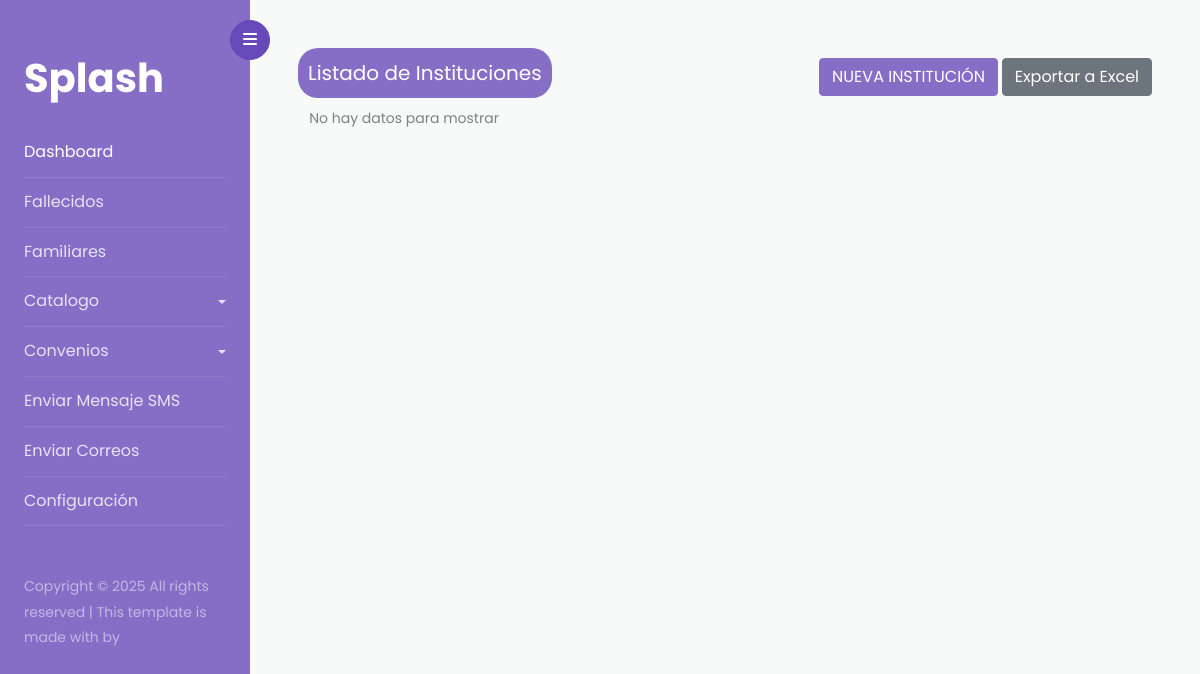
Page /convenios/list-instituciones/ on the earlier database version.
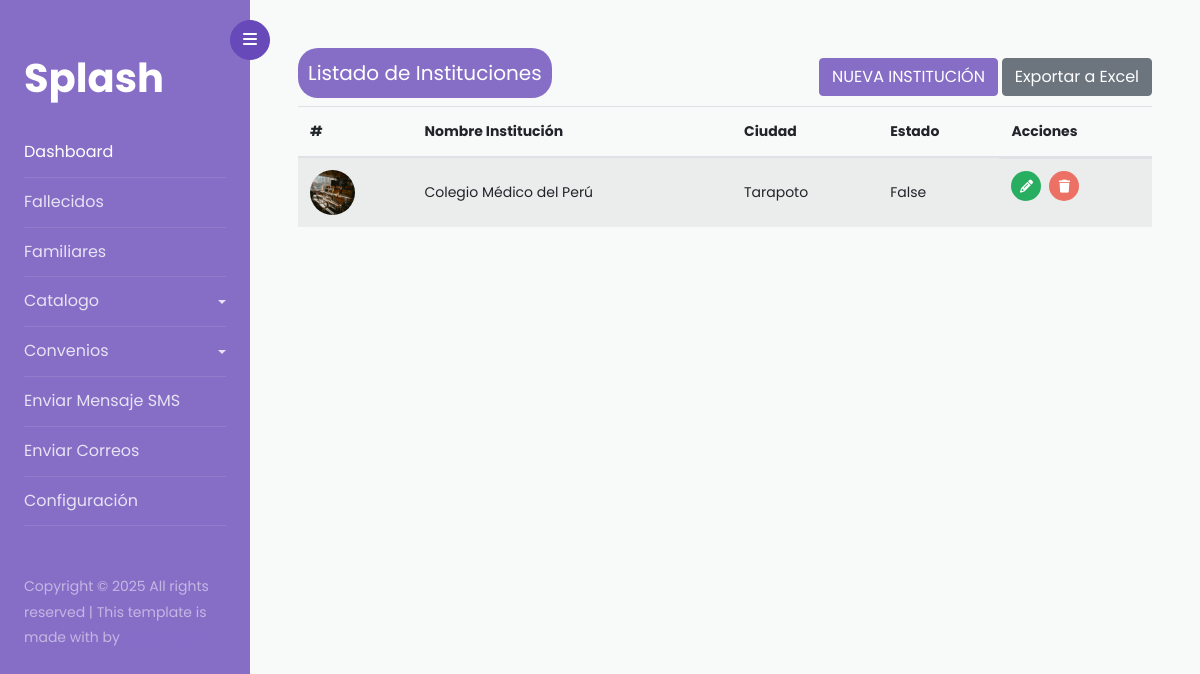
Same page on the later database version.
### convenios/models.py (models this page shows)
class ModelsInstitucion(models.Model):
    foto_institucion =  models.ImageField(upload_to='Fotos Instituciones')
    nombre_institucion =  models.CharField(max_length=255)
    ciudad = models.CharField(max_length=155)
    redes_sociales = models.URLField()
    estado = models.BooleanField(default=True)
    date_create = models.DateField(auto_now_add=True)
    class Meta:
        verbose_name = 'Institución'
        verbose_name_plural = 'Instituciones'

### convenios/views.py (the view)
# urls.py: path('list-instituciones/', ListInstituciones.as_view(), name='list-instituciones' ),
class ListInstituciones(ListView):
    model = ModelsInstitucion
    context_object_name = 'instituciones'
    template_name = 'instituciones/index-instituciones.html'

### convenios/templates/instituciones/index-instituciones.html
{% extends 'index.html' %}
{% block content %}
    <div>
        <div class="flex-content-modal">
            <h5 class="title-list-table">Listado de Instituciones</h5>
            <div>
                <a href="#" class="btn btn-primary">
                    NUEVA INSTITUCIÓN
                </a>
                <a href="" class="btn btn-secondary">Exportar a Excel</a>
            </div>
        </div>
        {% if not instituciones %}
        <span>&nbsp;&nbsp;&nbsp;No hay datos para mostrar</span>
        {% else %}
        <table class="table table-striped table-hover">
            <thead>
                <tr>
                    <th scope="col" >#</th>
                    <th scope="col">Nombre Institución</th>
                    <th scope="col">Ciudad</th>
                    <th scope="col">Estado</th>
                    <th scope="col">Acciones</th>
                </tr>
            </thead>
            <tbody>
                {% for i in instituciones %}
                <tr>
                    <td class="td-item"><img class="img-ins-fun" src="{{ i.foto_institucion.url }}" alt=""></td>
                    <td class="td-item">{{ i.nombre_institucion }}</td>
                    <td class="td-item">{{ i.ciudad }}</td>
                    <td class="td-item">{{ i.estado }}</td>
                    <td class="td-actions">
                        <a href=""><i class="fa-solid fa-pencil"></i></a>
                        <a href="{% url 'convenios:delete-instituciones' i.id %}"><i class="fa-solid fa-trash"></i></a>
                    </td>
                </tr>
                {% endfor %}
            </tbody>
        </table>
        {% endif %}
    </div>
{% endblock %}

Differences in the rows shown:
added ModelsInstitucion: foto_institucion (picture), nombre_institucion "Colegio Médico del Perú", ciudad "Tarapoto", estado "False"
Other differences:
text no longer shown: "No hay datos para mostrar"
text now shown: "# Nombre Institución Ciudad Estado Acciones"
